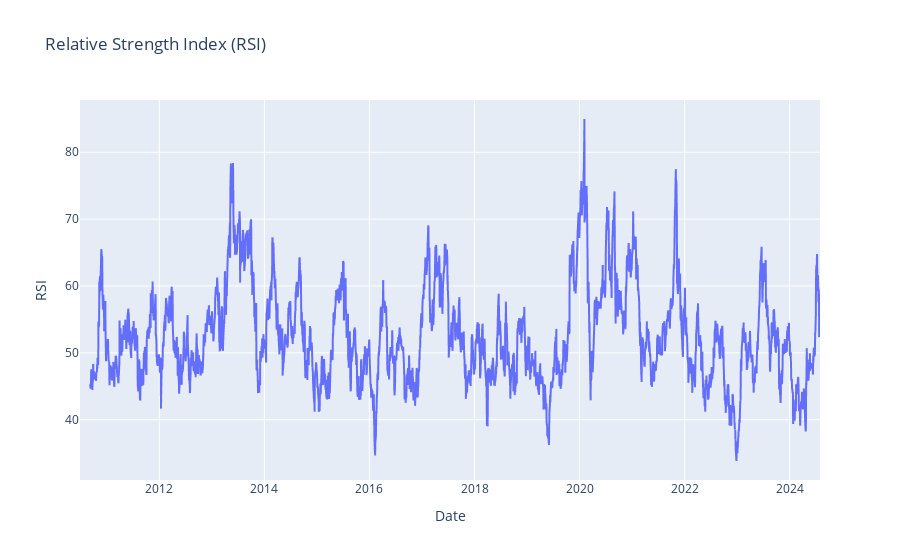

Notebook code cell kept with this figure:
### Code cell
plot.plot_rsi(data)

### Figure 1 — Plotly figure (JSON) as saved in the notebook; plotly's stock layout.template omitted (floating-point values rounded to 4 significant figures; data arrays with more than 128 entries replaced by an {"elided": "..."} marker saying what was removed)
{"data": [{"hovertemplate": "Date=%{x}<br>RSI=%{y}<extra></extra>", "legendgroup": "", "line": {"color": "#636efa", "dash": "solid"}, "marker": {"symbol": "circle"}, "mode": "lines", "name": "", "showlegend": false, "type": "scattergl", "x": {"elided": "3545 str values"}, "xaxis": "x", "y": {"elided": "3545 float values"}, "yaxis": "y"}], "layout": {"legend": {"tracegroupgap": 0}, "title": {"text": "Relative Strength Index (RSI)"}, "xaxis": {"anchor": "y", "domain": [0, 1], "title": {"text": "Date"}}, "yaxis": {"anchor": "x", "domain": [0, 1], "title": {"text": "RSI"}}}}
